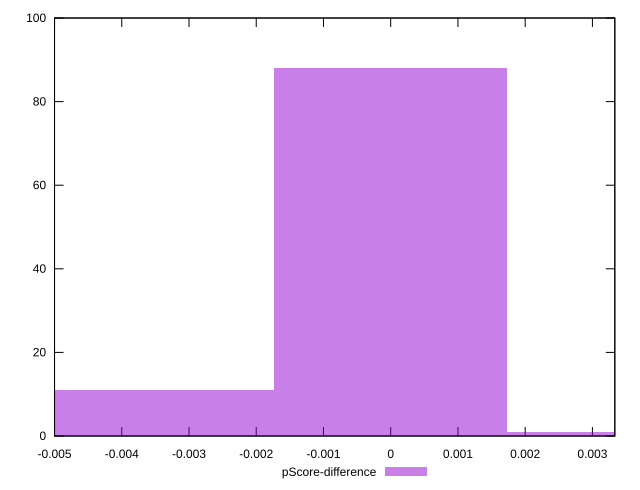

Generate this figure with gnuplot:
reset

$pScoreDifference <<EOF
0 88
-0.0034573797117394287 11
0.0034573797117394287 1
EOF

set key outside below
set boxwidth 0.0034573797117394287
set xrange [-0.0050000000000000044:0.0033333333333332993]
set yrange [0:100]
set trange [0:100]
set style fill transparent solid 0.5 noborder
set terminal svg size 640, 490 enhanced background rgb 'white'
set output "reports/report_00028_2021-02-24T12-49-42.674Z/unused-css-rules/samples/music/pScore-difference/histogram.svg"

plot $pScoreDifference title "pScore-difference" with boxes

reset
